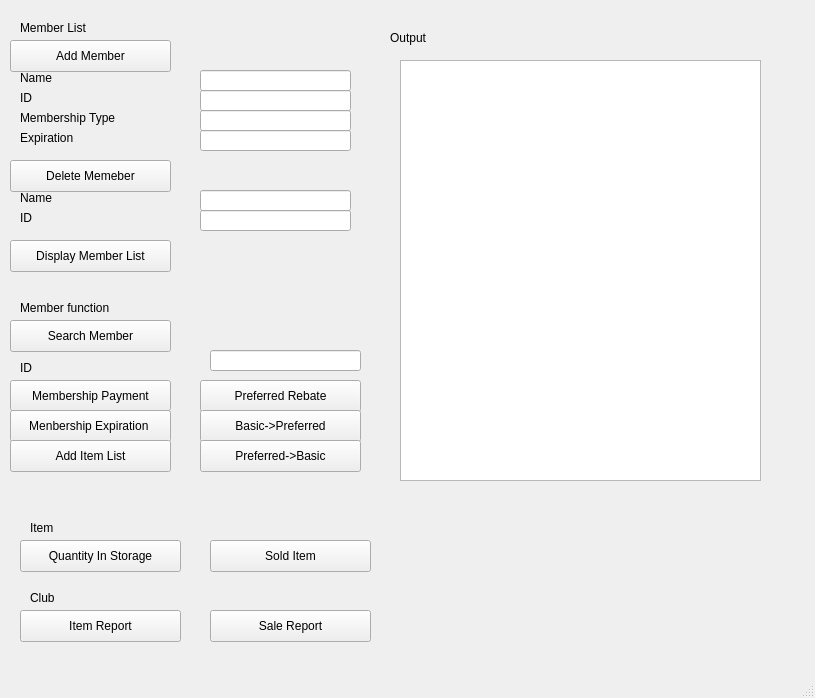
<?xml version="1.0" encoding="UTF-8"?>
<ui version="4.0">
 <class>MainWindow</class>
 <widget class="QMainWindow" name="MainWindow">
  <property name="geometry">
   <rect>
    <x>0</x>
    <y>0</y>
    <width>815</width>
    <height>698</height>
   </rect>
  </property>
  <property name="windowTitle">
   <string>MainWindow</string>
  </property>
  <widget class="QWidget" name="centralwidget">
   <widget class="QLabel" name="label">
    <property name="geometry">
     <rect>
      <x>390</x>
      <y>30</y>
      <width>60</width>
      <height>16</height>
     </rect>
    </property>
    <property name="text">
     <string>Output</string>
    </property>
   </widget>
   <widget class="QLabel" name="label_3">
    <property name="geometry">
     <rect>
      <x>20</x>
      <y>300</y>
      <width>141</width>
      <height>16</height>
     </rect>
    </property>
    <property name="text">
     <string>Member function</string>
    </property>
   </widget>
   <widget class="QPushButton" name="addMember">
    <property name="geometry">
     <rect>
      <x>10</x>
      <y>40</y>
      <width>161</width>
      <height>32</height>
     </rect>
    </property>
    <property name="text">
     <string>Add Member</string>
    </property>
   </widget>
   <widget class="QPushButton" name="deleteMember">
    <property name="geometry">
     <rect>
      <x>10</x>
      <y>160</y>
      <width>161</width>
      <height>32</height>
     </rect>
    </property>
    <property name="text">
     <string>Delete Memeber</string>
    </property>
   </widget>
   <widget class="QPushButton" name="rebate">
    <property name="geometry">
     <rect>
      <x>200</x>
      <y>380</y>
      <width>161</width>
      <height>32</height>
     </rect>
    </property>
    <property name="text">
     <string>Preferred Rebate</string>
    </property>
   </widget>
   <widget class="QPushButton" name="payment">
    <property name="geometry">
     <rect>
      <x>10</x>
      <y>380</y>
      <width>161</width>
      <height>31</height>
     </rect>
    </property>
    <property name="text">
     <string>Membership Payment</string>
    </property>
   </widget>
   <widget class="QPushButton" name="expiration">
    <property name="geometry">
     <rect>
      <x>10</x>
      <y>410</y>
      <width>161</width>
      <height>32</height>
     </rect>
    </property>
    <property name="text">
     <string>Menbership Expiration </string>
    </property>
   </widget>
   <widget class="QLabel" name="label_4">
    <property name="geometry">
     <rect>
      <x>20</x>
      <y>20</y>
      <width>111</width>
      <height>16</height>
     </rect>
    </property>
    <property name="text">
     <string>Member List</string>
    </property>
   </widget>
   <widget class="QPushButton" name="addItemList">
    <property name="geometry">
     <rect>
      <x>10</x>
      <y>440</y>
      <width>161</width>
      <height>32</height>
     </rect>
    </property>
    <property name="text">
     <string>Add Item List</string>
    </property>
   </widget>
   <widget class="QLabel" name="label_5">
    <property name="geometry">
     <rect>
      <x>30</x>
      <y>520</y>
      <width>60</width>
      <height>16</height>
     </rect>
    </property>
    <property name="text">
     <string>Item</string>
    </property>
   </widget>
   <widget class="QPushButton" name="convertToPreferred">
    <property name="geometry">
     <rect>
      <x>200</x>
      <y>410</y>
      <width>161</width>
      <height>32</height>
     </rect>
    </property>
    <property name="text">
     <string>Basic-&gt;Preferred</string>
    </property>
   </widget>
   <widget class="QPushButton" name="convertToBasic">
    <property name="geometry">
     <rect>
      <x>200</x>
      <y>440</y>
      <width>161</width>
      <height>32</height>
     </rect>
    </property>
    <property name="text">
     <string>Preferred-&gt;Basic</string>
    </property>
   </widget>
   <widget class="QPushButton" name="pushButton_4">
    <property name="geometry">
     <rect>
      <x>20</x>
      <y>540</y>
      <width>161</width>
      <height>32</height>
     </rect>
    </property>
    <property name="text">
     <string>Quantity In Storage</string>
    </property>
   </widget>
   <widget class="QPushButton" name="pushButton_5">
    <property name="geometry">
     <rect>
      <x>210</x>
      <y>540</y>
      <width>161</width>
      <height>32</height>
     </rect>
    </property>
    <property name="text">
     <string>Sold Item</string>
    </property>
   </widget>
   <widget class="QLabel" name="label_6">
    <property name="geometry">
     <rect>
      <x>30</x>
      <y>590</y>
      <width>60</width>
      <height>16</height>
     </rect>
    </property>
    <property name="text">
     <string>Club</string>
    </property>
   </widget>
   <widget class="QPushButton" name="pushButton_6">
    <property name="geometry">
     <rect>
      <x>20</x>
      <y>610</y>
      <width>161</width>
      <height>32</height>
     </rect>
    </property>
    <property name="text">
     <string>Item Report</string>
    </property>
   </widget>
   <widget class="QPushButton" name="pushButton_7">
    <property name="geometry">
     <rect>
      <x>210</x>
      <y>610</y>
      <width>161</width>
      <height>32</height>
     </rect>
    </property>
    <property name="text">
     <string>Sale Report</string>
    </property>
   </widget>
   <widget class="QPushButton" name="pushButton">
    <property name="geometry">
     <rect>
      <x>10</x>
      <y>320</y>
      <width>161</width>
      <height>32</height>
     </rect>
    </property>
    <property name="text">
     <string>Search Member</string>
    </property>
   </widget>
   <widget class="QPushButton" name="displayMemberList">
    <property name="geometry">
     <rect>
      <x>10</x>
      <y>240</y>
      <width>161</width>
      <height>32</height>
     </rect>
    </property>
    <property name="text">
     <string>Display Member List</string>
    </property>
   </widget>
   <widget class="QLineEdit" name="removeMember">
    <property name="geometry">
     <rect>
      <x>200</x>
      <y>210</y>
      <width>151</width>
      <height>21</height>
     </rect>
    </property>
   </widget>
   <widget class="QLabel" name="label_7">
    <property name="geometry">
     <rect>
      <x>20</x>
      <y>70</y>
      <width>60</width>
      <height>16</height>
     </rect>
    </property>
    <property name="text">
     <string>Name</string>
    </property>
   </widget>
   <widget class="QLabel" name="label_8">
    <property name="geometry">
     <rect>
      <x>20</x>
      <y>90</y>
      <width>60</width>
      <height>16</height>
     </rect>
    </property>
    <property name="text">
     <string>ID</string>
    </property>
   </widget>
   <widget class="QLabel" name="label_9">
    <property name="geometry">
     <rect>
      <x>20</x>
      <y>110</y>
      <width>141</width>
      <height>16</height>
     </rect>
    </property>
    <property name="text">
     <string>Membership Type</string>
    </property>
   </widget>
   <widget class="QLabel" name="label_10">
    <property name="geometry">
     <rect>
      <x>20</x>
      <y>130</y>
      <width>121</width>
      <height>16</height>
     </rect>
    </property>
    <property name="text">
     <string>Expiration</string>
    </property>
   </widget>
   <widget class="QLineEdit" name="Name">
    <property name="geometry">
     <rect>
      <x>200</x>
      <y>70</y>
      <width>151</width>
      <height>21</height>
     </rect>
    </property>
   </widget>
   <widget class="QLineEdit" name="ID">
    <property name="geometry">
     <rect>
      <x>200</x>
      <y>90</y>
      <width>151</width>
      <height>21</height>
     </rect>
    </property>
   </widget>
   <widget class="QLineEdit" name="Type">
    <property name="geometry">
     <rect>
      <x>200</x>
      <y>110</y>
      <width>151</width>
      <height>21</height>
     </rect>
    </property>
   </widget>
   <widget class="QLineEdit" name="Expiration">
    <property name="geometry">
     <rect>
      <x>200</x>
      <y>130</y>
      <width>151</width>
      <height>21</height>
     </rect>
    </property>
   </widget>
   <widget class="QLabel" name="label_2">
    <property name="geometry">
     <rect>
      <x>20</x>
      <y>210</y>
      <width>60</width>
      <height>16</height>
     </rect>
    </property>
    <property name="text">
     <string>ID</string>
    </property>
   </widget>
   <widget class="QLineEdit" name="lineEdit">
    <property name="geometry">
     <rect>
      <x>200</x>
      <y>190</y>
      <width>151</width>
      <height>21</height>
     </rect>
    </property>
   </widget>
   <widget class="QLabel" name="label_11">
    <property name="geometry">
     <rect>
      <x>20</x>
      <y>190</y>
      <width>60</width>
      <height>16</height>
     </rect>
    </property>
    <property name="text">
     <string>Name</string>
    </property>
   </widget>
   <widget class="QLineEdit" name="ID_2">
    <property name="geometry">
     <rect>
      <x>210</x>
      <y>350</y>
      <width>151</width>
      <height>21</height>
     </rect>
    </property>
   </widget>
   <widget class="QLabel" name="label_12">
    <property name="geometry">
     <rect>
      <x>20</x>
      <y>360</y>
      <width>60</width>
      <height>16</height>
     </rect>
    </property>
    <property name="text">
     <string>ID</string>
    </property>
   </widget>
   <widget class="QTextEdit" name="output">
    <property name="geometry">
     <rect>
      <x>400</x>
      <y>60</y>
      <width>361</width>
      <height>421</height>
     </rect>
    </property>
   </widget>
  </widget>
  <widget class="QMenuBar" name="menubar">
   <property name="geometry">
    <rect>
     <x>0</x>
     <y>0</y>
     <width>815</width>
     <height>25</height>
    </rect>
   </property>
  </widget>
  <widget class="QStatusBar" name="statusbar"/>
 </widget>
 <resources/>
 <connections/>
</ui>
